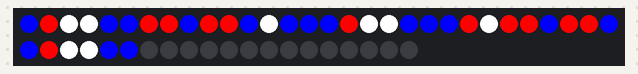
Bench run of a sketch on a simulated Arduino Uno, built with avr-gcc and run on an emulated ATmega328P. Shown: 50 RGB LEDs in strip order, left to right, continuing on the next row.

Above: at 0.34 s.
At 0.69 s:
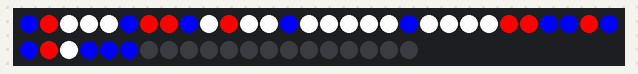

The sketch:

pixelGridDesign1.ino
```cpp
// Pixel Grid Design 1
// Will Olson
// 3 September 2013

// note: try to make it look less like a swatzika

#include "SPI.h"
#include "Adafruit_WS2801.h"

// defining the clock and dat pin
int dataPin = 3;
int clockPin = 5;

/* Since we are practicing with a strand, here is the variable
   that defines how many pixels we are using */
Adafruit_WS2801 strip = Adafruit_WS2801(50, dataPin, clockPin);

void setup(){

  // initialize library
  strip.begin();

  // refresh LED display colors, start as off
  strip.show();
}

void loop(){
  frameOne(Color(0, 0, 255),Color(255, 0, 0), Color(255, 255, 255), 1000);
  frameTwo(Color(0, 0, 255),Color(255, 0, 0), Color(255, 255, 255), 1000);
  // frameThree(Color(255, 0, 0), 30);
  // frameFour(Color(255, 0, 0), 30);
}

uint32_t Color(byte r, byte g, byte b){
  uint32_t c;
  c = r;
  c <<= 8;
  c |= g;
  c <<= 8;
  c |= b;
  return c;
}

void frameOne(uint32_t c, uint32_t w, uint32_t h, uint8_t wait){

  // methodically designating each individual pixel (not fun, 2 much work)
  strip.setPixelColor(0, c);
  strip.show();

  strip.setPixelColor(1, w);
  strip.show();

  strip.setPixelColor(2, h);
  strip.show();

  strip.setPixelColor(3, h);
  strip.show();

  strip.setPixelColor(4, c);
  strip.show();

  strip.setPixelColor(5, c);
  strip.show();

  strip.setPixelColor(6, w);
  strip.show();

  strip.setPixelColor(7, w);
  strip.show();

  strip.setPixelColor(8, c);
  strip.show();

  strip.setPixelColor(9, w);
  strip.show();

  strip.setPixelColor(10, w);
  strip.show();

  strip.setPixelColor(11, c);
  strip.show();

  strip.setPixelColor(12, h);
  strip.show();

  strip.setPixelColor(13, c);
  strip.show();

  strip.setPixelColor(14, c);
  strip.show();

  strip.setPixelColor(15, c);
  strip.show();

  strip.setPixelColor(16, w);
  strip.show();

  strip.setPixelColor(17, h);
  strip.show();

  strip.setPixelColor(18, h);
  strip.show();

  strip.setPixelColor(19, c);
  strip.show();

  strip.setPixelColor(20, c);
  strip.show();

  strip.setPixelColor(21, c);
  strip.show();

  strip.setPixelColor(22, w);
  strip.show();

  strip.setPixelColor(23, h);
  strip.show();

  strip.setPixelColor(24, w);
  strip.show();

  strip.setPixelColor(25, w);
  strip.show();

  strip.setPixelColor(26, c);
  strip.show();

  strip.setPixelColor(27, w);
  strip.show();

  strip.setPixelColor(28, w);
  strip.show();

  strip.setPixelColor(29, c);
  strip.show();

  strip.setPixelColor(30, c);
  strip.show();

  strip.setPixelColor(31, w);
  strip.show();

  strip.setPixelColor(32, h);
  strip.show();

  strip.setPixelColor(33, h);
  strip.show();

  strip.setPixelColor(34, c);
  strip.show();

  strip.setPixelColor(35, c);
  strip.show();
  delay(wait);
}

void frameTwo(uint32_t c, uint32_t w, uint32_t h, uint8_t wait){
  int colorOne[16] = {3,4,9,11,12,14,15,16,18,20,21,22,27,29,33,34};
  int colorTwo[8] = {0,5,8,13,19,26,30,35};
  int colorThree[12] ={1,2,6,7,10,17,23,24,25,28,31,32};
  int i;

  // set first color
  for (i = 0; i < 16; i++){
    strip.setPixelColor(colorOne[i], c);
  }

  // set second color
  for (i = 0; i < 8; i++){
    strip.setPixelColor(colorOne[i], w);
  }

  // set third color
  for (i = 0; i < 12; i++){
    strip.setPixelColor(colorOne[i], h);
  }

  strip.show();
  delay(wait);
}
```

Measured:
- what the display in image 1 shows lasts 0.4 s, from 0.5 s to 0.9 s
